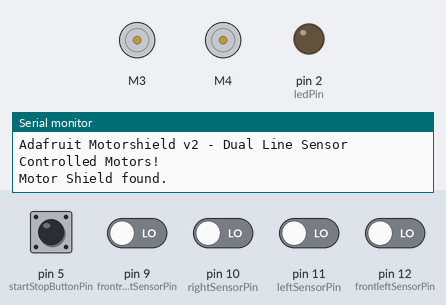
Bench run of a sketch on a simulated Arduino Uno, built with avr-gcc and run on an emulated ATmega328P. On the bench: 2 × DC motor (green arrow = forward, orange = backward, longer = faster), output pins drawn as LEDs (lit = HIGH), the last lines printed to the serial monitor. Dashed ring = blinking. The test bench sets the inputs (shaded band); at power-on: pin 5 (startStopButtonPin) HIGH, pin 9 (frontrightSensorPin), pin 10 (rightSensorPin), pin 11 (leftSensorPin), pin 12 (frontleftSensorPin) LOW.

Above: at 1.2 s.
1.3 s: pin 5 (startStopButtonPin) pulled LOW for 0.15 s
At 1.9 s:
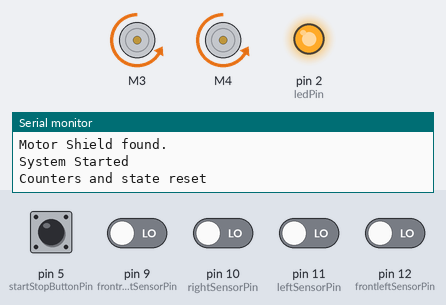
At 3.7 s:
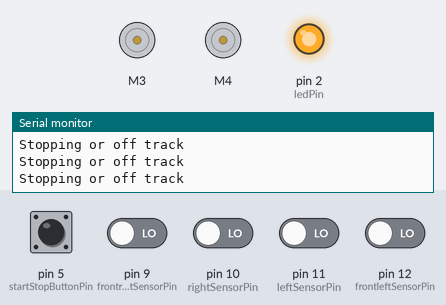
4.4 s: pin 9 (frontrightSensorPin) driven HIGH
At 5.9 s:
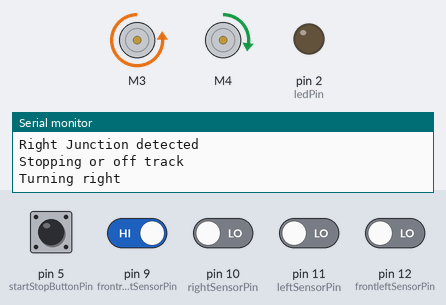
7.4 s: pin 10 (rightSensorPin) driven HIGH
10.4 s: pin 11 (leftSensorPin) driven HIGH
13.4 s: pin 10 (rightSensorPin) driven LOW
At 13.97 s:
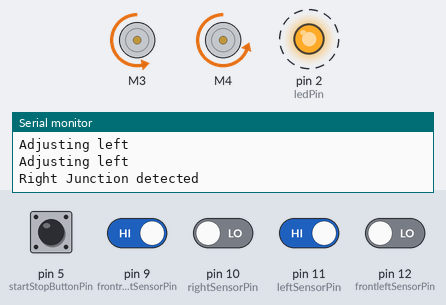
16.4 s: pin 12 (frontleftSensorPin) driven HIGH
Timing chart, 0 to 20.4 s (numbered marks = the images above; inputs shaded):
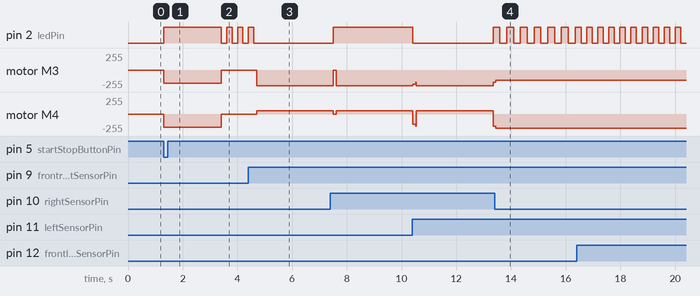

The sketch:

Factory_2.ino
```cpp
#include <Adafruit_MotorShield.h>

// Create the motor shield object
Adafruit_MotorShield AFMS = Adafruit_MotorShield();
Adafruit_DCMotor *right_motor = AFMS.getMotor(3);  // Motor on port 3 (right motor)
Adafruit_DCMotor *left_motor = AFMS.getMotor(4);   // Motor on port 4 (left motor)

// Line sensor pins
int leftSensorPin = 11;
int rightSensorPin = 10;
int frontrightSensorPin = 9;
int frontleftSensorPin = 12;

// Button and LED pins
int startStopButtonPin = 5; // Start/stop button
int ledPin = 2;            // LED for flashing indicator

// System state variables
bool systemRunning = false;  // Tracks if the system is running
int lastButtonState = HIGH;  // Stores the previous button state for edge detection

// LED flashing timing variables
unsigned long previousMillis = 0;
const long ledInterval = 200;  // LED blink interval in milliseconds

// Sensor variables
int leftVal = 0;
int rightVal = 0;
int frontrightVal = 0;
int frontleftVal = 0;
int tJunctionCount = 0;
int right_turn_counter = 0;
int left_turn_counter = 0;

int onetotwocomplete = 0;
bool initialMoveDone = false;   // 用于记录是否已完成初始前进
bool leftTurnDone = false;
bool rightTurnDone = false;
bool rightTurnDone2 = false;
bool rightTurnDone3 = false;
bool rightTurnDone4 = false;  // 用于记录是否已完成第一次左转
bool tJunctionDetected = false; // 用于确保每个T形路口只计数一次

// Function prototypes
void course_correction();
void right_turn();
void left_turn();
void junction_checker();
void goFrom1to2();

void setup() {
  Serial.begin(9600);
  Serial.println("Adafruit Motorshield v2 - Dual Line Sensor Controlled Motors!");

  if (!AFMS.begin()) {
    Serial.println("Could not find Motor Shield. Check wiring.");
    while (1);
  }
  Serial.println("Motor Shield found.");

  // Set up pins
  pinMode(leftSensorPin, INPUT);
  pinMode(rightSensorPin, INPUT);
  pinMode(frontrightSensorPin, INPUT);
  pinMode(frontleftSensorPin, INPUT);
  pinMode(startStopButtonPin, INPUT_PULLUP); // Use internal pull-up for button
  pinMode(ledPin, OUTPUT);

  // Set initial motor speeds
  right_motor->setSpeed(158);  // Max speed for right motor
  left_motor->setSpeed(150);   // Max speed for left motor
}

void loop() {
  // Read the button state
  int buttonState = digitalRead(startStopButtonPin);

  // Check if the button state changed from HIGH to LOW
  if (buttonState == LOW && lastButtonState == HIGH) {
    systemRunning = !systemRunning;  // Toggle system running state
    Serial.println(systemRunning ? "System Started" : "System Stopped");

    // 重置计数器和状态变量
    if (systemRunning) {
      tJunctionCount = 0;
      right_turn_counter = 0;
      left_turn_counter = 0;
      onetotwocomplete = 0;  // 重置任务完成标记
      initialMoveDone = false;   // 重置初始前进标记
      leftTurnDone = false;      // 重置左转完成标记
      tJunctionDetected = false; // 重置T形路口检测状态
      Serial.println("Counters and state reset");
    }
  }

  // Update last button state
  lastButtonState = buttonState;

  // LED flashing indicator when system is running, using millis() instead of delay()
  if (systemRunning) {
    unsigned long currentMillis = millis();
    if (currentMillis - previousMillis >= ledInterval) {
      previousMillis = currentMillis;
      digitalWrite(ledPin, !digitalRead(ledPin)); // Toggle LED state
    }

    // Start subroutines for line following and routing only when running
    goFrom1to2();
  } else {
    // If system is stopped, turn off motors and LED
    left_motor->run(RELEASE);
    right_motor->run(RELEASE);
    digitalWrite(ledPin, LOW); // Ensure LED is off when stopped
  }
}

void course_correction() {
  int baseSpeed = 180;   // 基础速度
  int adjustment = 30;   // 调整幅度

  // 根据传感器状态调整速度
  if (leftVal == HIGH && rightVal == HIGH) {
    // 两个传感器都检测到白色，保持直线行驶
    right_motor->setSpeed(baseSpeed);
    left_motor->setSpeed(baseSpeed);
    right_motor->run(BACKWARD);
    left_motor->run(BACKWARD);
    Serial.println("Driving forward");
  }
  else if (leftVal == LOW && rightVal == HIGH) {
    // 左传感器检测到黑线，右传感器检测到白色，向右轻微调整
    right_motor->setSpeed(baseSpeed + adjustment); // 减速右轮
    left_motor->setSpeed(baseSpeed - adjustment);  // 加速左轮
    right_motor->run(BACKWARD);
    left_motor->run(BACKWARD);
    Serial.println("Adjusting right");
  }
  else if (leftVal == HIGH && rightVal == LOW) {
    // 右传感器检测到黑线，左传感器检测到白色，向左轻微调整
    right_motor->setSpeed(baseSpeed - adjustment); // 加速右轮
    left_motor->setSpeed(baseSpeed + adjustment);  // 减速左轮
    right_motor->run(BACKWARD);
    left_motor->run(BACKWARD);
    Serial.println("Adjusting left");
  }
  else {
    // 停止，或适当的默认行为
    right_motor->run(RELEASE);
    left_motor->run(RELEASE);
    Serial.println("Stopping or off track");
  }
}

void right_turn() {
  left_motor->setSpeed(50);
  right_motor->setSpeed(235);
  right_motor->run(BACKWARD);
  left_motor->run(FORWARD);
  Serial.println("Turning right");
  delay(2800);
}

void left_turn() {
  left_motor->setSpeed(235);
  right_motor->setSpeed(50);
  right_motor->run(FORWARD);
  left_motor->run(BACKWARD);
  Serial.println("Turning left");
  delay(2800);
}

void goFrom1to2() {
  static int tJunctionAfterLeftTurn = 0; // 用于记录左转后的T形路口数

  // 第一步：前进1秒
  if (!initialMoveDone) {
    right_motor->setSpeed(200);
    left_motor->setSpeed(200);
    right_motor->run(BACKWARD);
    left_motor->run(BACKWARD);
    delay(2000);
    initialMoveDone = true;
    Serial.println("Initial forward move complete");
  }

  // 检查 T形路口
  junction_checker();
  course_correction() ;

  // 第二步：到达第一个 T形路口后左转
  if (tJunctionCount == 2 && !leftTurnDone) {
    right_motor->run(RELEASE);
    left_motor->run(RELEASE);
    left_turn();
    leftTurnDone = true;
    tJunctionDetected = false; // 重置T形路口检测状态
    //tJunctionAfterLeftTurn = tJunction; // 重置左转后计数，准备继续检测T形路口
    Serial.println("Left turn complete");

  }

  // 第三步：执行左转后的 course_correction 直到第二个 T形路口，然后右转
//Processing Adafruit SSD130
  if (leftTurnDone == true) {
    course_correction(); // 在左转后继续前进
  }
  if (tJunctionCount == 3 && !rightTurnDone) {
    right_motor->run(RELEASE);
    left_motor->run(RELEASE);
    right_turn();
    rightTurnDone = true;
    tJunctionDetected = false; // 重置T形路口检测状态
    //tJunctionAfterLeftTurn = tJunction; // 重置左转后计数，准备继续检测T形路口
    Serial.println("right turn complete second junction");
    tJunctionCount = 0 ;
  }


  if ((right_turn_counter == 4) && !rightTurnDone2) {
    right_motor->run(RELEASE);
    left_motor->run(RELEASE);
    right_turn();
    rightTurnDone2 = true;
    Serial.println("right turn complete forth junction");
  }
  if (rightTurnDone2 == true) {
    course_correction(); // 在左转后继续前进
  }

  if ((right_turn_counter == 5) && !rightTurnDone3) {
    right_motor->run(RELEASE);
    left_motor->run(RELEASE);
    right_turn();
    rightTurnDone3 = true;
    Serial.println("right turn complete forth junction");
  }
  if (rightTurnDone3 == true) {
    course_correction(); // 在左转后继续前进
  }
  if ((right_turn_counter == 6) && !rightTurnDone4) {
    right_motor->run(RELEASE);
    left_motor->run(RELEASE);
    right_turn();
    rightTurnDone4 = true;
    Serial.println("right turn complete forth junction");
  }
  if (rightTurnDone4 == true) {
    course_correction(); // 在左转后继续前进
  }


}

void junction_checker() {
  if (frontrightVal == HIGH && frontleftVal == LOW) {
    delay(100);
  } else if (frontrightVal == LOW && frontleftVal == HIGH) {
    delay(100);
  } else {
    delay(100) ;
  }

  leftVal = digitalRead(leftSensorPin);
  rightVal = digitalRead(rightSensorPin);
  frontrightVal = digitalRead(frontrightSensorPin);
  frontleftVal = digitalRead(frontleftSensorPin);

  // 检查T形路口，仅当tJunctionDetected为false时进行计数
  if (frontrightVal == HIGH && frontleftVal == HIGH && !tJunctionDetected) {
    tJunctionCount++;
    tJunctionDetected = true;  // 避免重复检测
    Serial.println("T Junction detected");
  }
  else if (frontrightVal == LOW || frontleftVal == LOW) {
    tJunctionDetected = false;  // 重置T形路口检测状态
  }
  if (frontrightVal == HIGH && frontleftVal == LOW) {
    right_turn_counter++ ;
    Serial.println("Right Junction detected");
  }
  if (frontrightVal == LOW && frontleftVal == HIGH ) {
    left_turn_counter++ ;
    Serial.println("left Junction detected");
  }
}
```

Measured:
- after the input at 1.3 s, pin 2 (ledPin): LOW → HIGH at once, then repeats every 0.40 s: LOW 0.20 s, HIGH 0.20 s; motor M3, motor M4: stopped → backward 200/255 at once, → stopped 2.1 s later
- after the input at 4.4 s, pin 2 (ledPin): goes on until 4.6 s, then stays LOW; motor M3: stopped → backward 235/255 after 0.31 s; motor M4: stopped → forward 50/255 after 0.31 s
- after the input at 13.4 s, motor M3: backward 180/255 → backward 150/255 after 0.05 s; motor M4: backward 180/255 → backward 210/255 after 0.05 s
